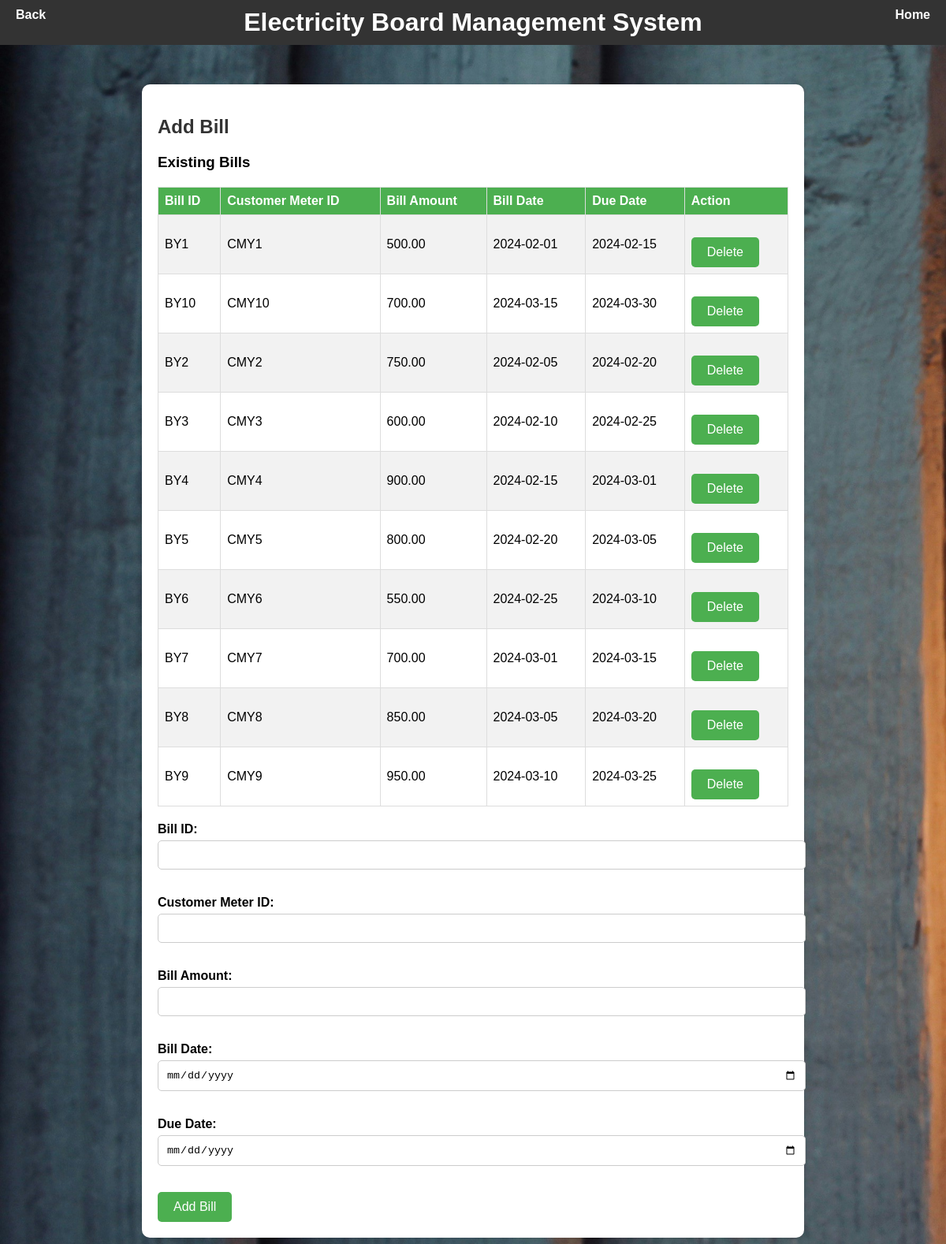
The app's page /addbill.php with its own data.
### tables this page shows
CREATE TABLE Bill (
    bill_id VARCHAR(10) PRIMARY KEY,
    customer_meter_id VARCHAR(10),
    bill_amount DECIMAL(10,2),
    bill_date DATE,
    due_date DATE,
    FOREIGN KEY (customer_meter_id) REFERENCES CustomerMeter(customer_meter_id)
);

### addbill.php (the view, shortened to what this page needs)
<!DOCTYPE html>
<html lang="en">
<head>
  <link rel="stylesheet" href="addbill.css">
</head>
<body>
  <?php include 'headerland.php'; ?>
  <div class="container">
    <h2>Add Bill</h2>
    <?php
    include 'connection.php';
    $sql_select_bills = "SELECT * FROM Bill";
    $result = $conn->query($sql_select_bills);
    if ($result->num_rows > 0) {
      echo "<h3>Existing Bills</h3>";
      echo "<table border='1'>";
      echo "<tr><th>Bill ID</th><th>Customer Meter ID</th><th>Bill Amount</th><th>Bill Date</th><th>Due Date</th><th>Action</th></tr>";
      while($row = $result->fetch_assoc()) {
        echo "<tr><td>".$row["bill_id"]."</td><td>".$row["customer_meter_id"]."</td><td>".$row["bill_amount"]."</td><td>".$row["bill_date"]."</td><td>".$row["due_date"]."</td><td>
        <form action='".htmlspecialchars($_SERVER["PHP_SELF"])."' method='post'>
          <input type='hidden' name='bill_id_to_delete' value='".$row["bill_id"]."'>
          <input type='submit' name='delete_bill' value='Delete'>
        </form></td></tr>";
      }
      echo "</table>";
    } else {
      echo "No bills found.";
    }
    ?>
    <form action="<?php echo htmlspecialchars($_SERVER["PHP_SELF"]); ?>" method="post">
      <label for="bill_id">Bill ID:</label>
      <input type="text" name="bill_id"><br><br>
      <label for="customer_meter_id">Customer Meter ID:</label>
      <input type="text" name="customer_meter_id"><br><br>
      <label for="bill_amount">Bill Amount:</label>
      <input type="text" name="bill_amount"><br><br>
      <label for="bill_date">Bill Date:</label>
      <input type="date" name="bill_date"><br><br>
      <label for="due_date">Due Date:</label>
      <input type="date" name="due_date"><br><br>
      <input type="submit" value="Add Bill">
    </form>
  </div>
</body>
</html>

### addbill.css (style rules this page uses)
body { font-family: Arial, sans-serif; background-image: url('bulb.jpg'); background-size: cover; background-repeat: no-repeat; background-color: #f0f0f0; }
.container { margin: 50px auto; padding: 20px; max-width: 800px; background-color: #fff; border-radius: 10px; box-shadow: 0 0 10px rgba(0, 0, 0, 0.1); }
h2 { color: #333; }
form { margin-top: 20px; }
label { font-weight: bold; }
input[type="text"], input[type="date"] { width: 100%; padding: 10px; margin-top: 5px; margin-bottom: 15px; border: 1px solid #ccc; border-radius: 5px; }
input[type="submit"] { padding: 10px 20px; font-size: 16px; cursor: pointer; border: none; border-radius: 5px; background-color: #4CAF50; color: white; }
table { width: 100%; border-collapse: collapse; margin-top: 20px; }
th, td { border: 1px solid #ddd; padding: 8px; text-align: left; }
th { background-color: #4CAF50; color: white; }
tr:nth-child(even) { background-color: #f2f2f2; }

### headerland.php (style rules this page uses)
body { font-family: Arial, sans-serif; margin: 0; padding: 0; }

### records on screen
bill: bill_id "BY1", customer_meter "CMY1", bill_amount "500.00", bill_date "2024-02-01", due_date "2024-02-15"
bill: bill_id "BY10", customer_meter "CMY10", bill_amount "700.00", bill_date "2024-03-15", due_date "2024-03-30"
bill: bill_id "BY2", customer_meter "CMY2", bill_amount "750.00", bill_date "2024-02-05", due_date "2024-02-20"
bill: bill_id "BY3", customer_meter "CMY3", bill_amount "600.00", bill_date "2024-02-10", due_date "2024-02-25"
bill: bill_id "BY4", customer_meter "CMY4", bill_amount "900.00", bill_date "2024-02-15", due_date "2024-03-01"
bill: bill_id "BY5", customer_meter "CMY5", bill_amount "800.00", bill_date "2024-02-20", due_date "2024-03-05"
bill: bill_id "BY6", customer_meter "CMY6", bill_amount "550.00", bill_date "2024-02-25", due_date "2024-03-10"
bill: bill_id "BY7", customer_meter "CMY7", bill_amount "700.00", bill_date "2024-03-01", due_date "2024-03-15"
bill: bill_id "BY8", customer_meter "CMY8", bill_amount "850.00", bill_date "2024-03-05", due_date "2024-03-20"
bill: bill_id "BY9", customer_meter "CMY9", bill_amount "950.00", bill_date "2024-03-10", due_date "2024-03-25"
